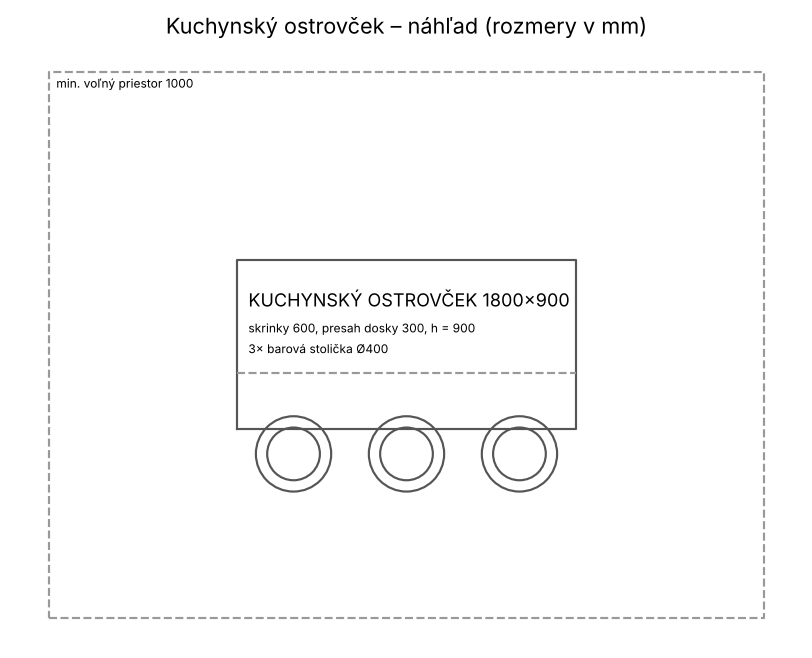

Write the Python code that produced this figure.
"""Generátor kuchynského ostrovčeka so stoličkami (príkaz OSTROVCEK v AutoCADe).

Geometria je v lokálnych súradniciach ostrovčeka (mm, stred dosky = 0,0, strana sedenia = -Y).
Z nej vzniknú:
  kuchyna_ostrovcek.lsp – AutoLISP: odstráni vybraný stôl, nakreslí ostrovček na zvolené miesto a natočenie
  kuchyna_ostrovcek.png – náhľad

Spustenie:  python zti/kuchyna_ostrovcek.py   (náhľad potrebuje matplotlib)
"""

from __future__ import annotations

from pathlib import Path

OUT = Path(__file__).resolve().parent
NAME = "kuchyna_ostrovcek"

# ------------------------------------------------------------------ parametre
DL = 1800  # dĺžka ostrovčeka
SKRINKY = 600  # hĺbka spodných skriniek
PRESAH = 300  # presah dosky na strane sedenia (miesto na kolená)
HL = SKRINKY + PRESAH  # hĺbka pracovnej dosky
STOLICKY = 3
D_STOL = 400  # priemer sedáku barovej stoličky
OSOVO = 600  # osová vzdialenosť stoličiek
Y_STOL = -HL / 2 - 130  # os stoličiek – čiastočne zasunuté pod presahom
VOLNO = 1000  # min. voľný priestor okolo ostrovčeka (len kontrolná čiara)

LAYERS = {
    "INT_NABYTOK": (8, 25, "Nabytok - kuchynsky ostrovcek"),
    "INT_NABYTOK_SKRYTE": (9, 13, "Nabytok - skryte hrany, volny priestor"),
    "TEXT": (7, 25, "Texty a popisy"),
}

E: list[dict] = []


def rect(layer, x1, y1, x2, y2):
    E.append(dict(t="pl", layer=layer, pts=[(x1, y1), (x2, y1), (x2, y2), (x1, y2)], closed=True))


def line(layer, a, b):
    E.append(dict(t="pl", layer=layer, pts=[a, b], closed=False))


def circle(layer, c, r):
    E.append(dict(t="circle", layer=layer, c=c, r=r))


def text(layer, pos, h, s):
    E.append(dict(t="text", layer=layer, pos=pos, h=h, s=s))


x0, x1 = -DL / 2, DL / 2
y_top, y_bot = HL / 2, -HL / 2  # doska
y_sk = y_top - SKRINKY  # čelo skriniek na strane sedenia

rect("INT_NABYTOK", x0, y_bot, x1, y_top)  # pracovná doska
line("INT_NABYTOK_SKRYTE", (x0, y_sk), (x1, y_sk))  # hrana skriniek pod doskou
for i in range(STOLICKY):
    cx = (i - (STOLICKY - 1) / 2) * OSOVO
    circle("INT_NABYTOK", (cx, Y_STOL), D_STOL / 2)
    circle("INT_NABYTOK", (cx, Y_STOL), D_STOL / 2 - 60)
rect("INT_NABYTOK_SKRYTE", x0 - VOLNO, y_bot - VOLNO, x1 + VOLNO, y_top + VOLNO)
text("TEXT", (x0 + 60, y_sk + 330), 90, f"KUCHYNSKÝ OSTROVČEK {DL}×{HL}")
text("TEXT", (x0 + 60, y_sk + 200), 60, f"skrinky {SKRINKY}, presah dosky {PRESAH}, h = 900")
text("TEXT", (x0 + 60, y_sk + 90), 60, f"{STOLICKY}× barová stolička Ø{D_STOL}")
text("TEXT", (x0 - VOLNO + 40, y_top + VOLNO - 100), 60, f"min. voľný priestor {VOLNO}")


# ===================================================================== AutoLISP


def lsp_str(s: str) -> str:
    return '"' + "".join("\\\\U+%04X" % ord(c) if ord(c) > 126 else c for c in s.replace('"', '\\"')) + '"'


def f(v) -> str:
    s = f"{float(v):.3f}".rstrip("0")  # vždy s desatinnou bodkou – entmake chce reálne čísla
    return s + "0" if s.endswith(".") else s


def lsp_entity(e) -> str:
    lay = f'"{e["layer"]}"'
    if e["t"] == "pl":
        vs = " ".join(f"'({f(x)} {f(y)})" for x, y in e["pts"])
        return f'(ostr:pl {lay} (list {vs}) {1 if e["closed"] else 0})'
    if e["t"] == "circle":
        return f'(ostr:em (list \'(0 . "CIRCLE") (cons 8 {lay}) (cons 10 (ostr:p {f(e["c"][0])} {f(e["c"][1])})) (cons 40 {f(e["r"])})))'
    if e["t"] == "text":
        x, y = e["pos"]
        return (f'(ostr:em (list \'(0 . "TEXT") (cons 8 {lay}) (cons 10 (ostr:p {f(x)} {f(y)})) '
                f'(cons 40 {f(e["h"])}) (cons 1 {lsp_str(e["s"])}) (cons 50 ostr:a)))')
    raise ValueError(e["t"])


LSP = r''';;; ===========================================================================
;;; KUCHYNSKY OSTROVCEK SO STOLICKAMI
;;; Vygenerovane skriptom zti/kuchyna_ostrovcek.py - needitovat rucne.
;;;
;;; Pouzitie v AutoCADe (vykres v mm):
;;;   1. APPLOAD -> nacitat tento subor
;;;   2. prikaz OSTROVCEK
;;;      - vyber stol (a stare stolicky) na odstranenie, Enter
;;;      - klikni stred ostrovceka
;;;      - zadaj natocenie dlhsej strany (stolicky su na strane "vpravo" od smeru natocenia)
;;;   Vsetko sa vrati jednym Ctrl+Z. Vykres sa neuklada.
;;;   Z MCP servera / run_lisp:  (ostr:kresli x y uhol_v_stupnoch)
;;; ===========================================================================

(defun ostr:p (x y)
  (list (+ ostr:ox (- (* x (cos ostr:a)) (* y (sin ostr:a))))
        (+ ostr:oy (+ (* x (sin ostr:a)) (* y (cos ostr:a))))
        0.0))
(defun ostr:em (lst) (if (not (entmake lst)) (setq ostr:err (1+ ostr:err))))
(defun ostr:pl (lay pts cl)
  (ostr:em
    (append
      (list '(0 . "LWPOLYLINE") '(100 . "AcDbEntity") (cons 8 lay)
            '(100 . "AcDbPolyline") (cons 90 (length pts)) (cons 70 cl))
      (mapcar '(lambda (v) (cons 10 (reverse (cdr (reverse (ostr:p (car v) (cadr v))))))) pts))))
(defun ostr:layer (name col lw desc)
  (if (not (tblsearch "LAYER" name)) (command "_.-LAYER" "_N" name ""))
  (command "_.-LAYER" "_C" (itoa col) name "_LW" lw name ""))
'''


def write_lsp():
    lines = [LSP, "(defun ostr:geometria ()"]
    lines += ["  " + lsp_entity(e) for e in E]
    lines.append(")")
    lays = "\n".join(f'  (ostr:layer "{n}" {c} "{lw / 100:.2f}" "{d}")' for n, (c, lw, d) in LAYERS.items())
    lines.append(rf'''
(defun ostr:kresli (x y uhol / old)
  (setq ostr:ox x ostr:oy y ostr:a (* pi (/ uhol 180.0)) ostr:err 0)
  (setq old (mapcar (quote getvar) (quote ("CMDECHO" "CLAYER"))))
  (setvar "CMDECHO" 0)
  (command "_.UNDO" "_BE")
{lays}
  (ostr:geometria)
  (setvar "CLAYER" (nth 1 old))
  (command "_.UNDO" "_E")
  (setvar "CMDECHO" (nth 0 old))
  (princ (strcat "\nOstrovcek nakresleny. Neuspesnych entmake: " (itoa ostr:err)))
  ostr:err)

(defun c:OSTROVCEK (/ ss p a)
  (command "_.UNDO" "_BE")
  (princ "\nVyber stol (a stare stolicky) na odstranenie <Enter = nic>: ")
  (if (setq ss (ssget))
    (progn (command "_.ERASE" ss "")
           (princ (strcat "\nOdstranenych objektov: " (itoa (sslength ss))))))
  (setq p (getpoint "\nStred kuchynskeho ostrovceka: "))
  (if p
    (progn
      (setq a (getangle p "\nNatocenie dlhsej strany <0>: "))
      (ostr:kresli (car p) (cadr p) (if a (* 180.0 (/ a pi)) 0.0))))
  (command "_.UNDO" "_E")
  (princ))

(princ "\nOstrovcek nacitany. Spusti prikazom OSTROVCEK.")
(princ)
''')
    (OUT / f"{NAME}.lsp").write_text("\n".join(lines), encoding="ascii")


def write_png():
    import matplotlib

    matplotlib.use("Agg")
    import matplotlib.pyplot as plt
    from matplotlib.patches import Circle

    col = {"INT_NABYTOK": "#555", "INT_NABYTOK_SKRYTE": "#999", "TEXT": "#000"}
    fig, ax = plt.subplots(figsize=(8, 6))
    for e in E:
        c = col[e["layer"]]
        ls = "--" if e["layer"] == "INT_NABYTOK_SKRYTE" else "-"
        if e["t"] == "pl":
            pts = e["pts"] + (e["pts"][:1] if e["closed"] else [])
            ax.plot([p[0] for p in pts], [p[1] for p in pts], ls, color=c, lw=1.2)
        elif e["t"] == "circle":
            ax.add_patch(Circle(e["c"], e["r"], fill=False, color=c, lw=1.2))
        else:
            ax.text(*e["pos"], e["s"], fontsize=e["h"] / 9, va="bottom")
    ax.set_aspect("equal")
    ax.axis("off")
    ax.set_title("Kuchynský ostrovček – náhľad (rozmery v mm)")
    fig.savefig(OUT / f"{NAME}.png", dpi=130, bbox_inches="tight")
    plt.close(fig)


if __name__ == "__main__":
    write_lsp()
    try:
        write_png()
    except ImportError as ex:
        print("Náhľad preskočený:", ex)
    print(f"{NAME}.lsp: {len(E)} objektov")
